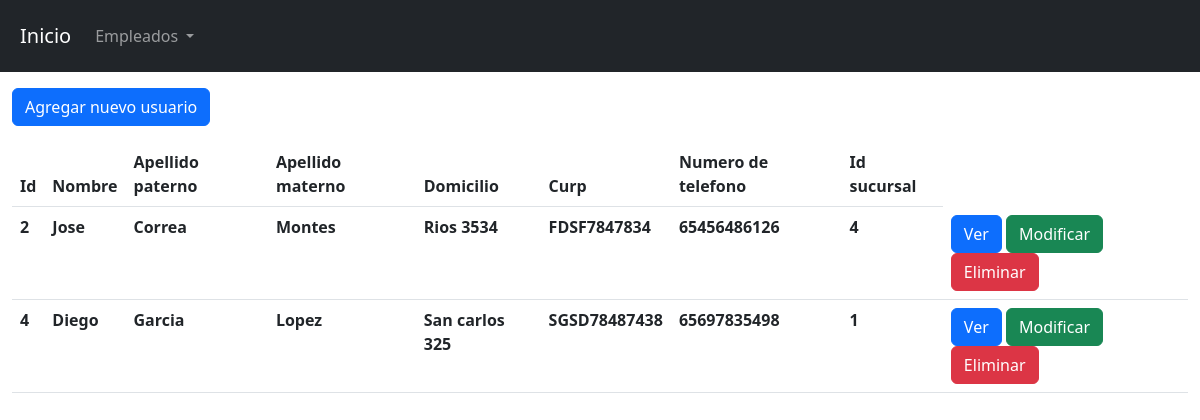
/view/username/index.php, run on the app's committed database.
### tables this page shows
CREATE TABLE `tbl_empleado` (
  `Id` int(11) NOT NULL,
  `Nombre` varchar(50) NOT NULL,
  `ApellidoPaterno` varchar(50) NOT NULL,
  `ApellidoMaterno` varchar(50) NOT NULL,
  `Domicilio` varchar(100) NOT NULL,
  `Curp` varchar(50) NOT NULL,
  `NumeroDeTelefono` varchar(50) NOT NULL,
  `IdSucursal` int(50) NOT NULL
);

### config/db.php (called while the page is built)
<?php
    class db{
        private $host= "localhost";
        private $dbname="bd_cmdcars";
        private $user="root";
        private $password="";
        public function conexion(){
            try{
                $PDO = new PDO("mysql:host=".$this->host.";dbname=".$this->dbname,$this->user,$this->password);
                return $PDO;
            }catch(PDOException $e){
                return $e->getMessage();
            }
        }
    }
?>

### controller/usernameController.php (called while the page is built, shortened)
<?php
    class empleadoControlador{
        private $model;
        public function __construct()
        {
            require_once("C:/xampp/htdocs/proyecto/model/usernameModel.php");
            $this->model = new empleadoModelo();
        }
        public function index(){
            return ($this->model->index()) ? $this->model->index() : false;
        }
    }
?>

### model/usernameModel.php (called while the page is built, shortened)
<?php
    class empleadoModelo{
        private $PDO;
        public function __construct()
        {
            require_once("C:/xampp/htdocs/proyecto/config/db.php");
            $con = new db();
            $this->PDO = $con->conexion();
        }
        public function index(){
            $stament = $this->PDO->prepare("SELECT * FROM tbl_empleado");
            return ($stament->execute()) ? $stament->fetchAll() : false;
        }
    }
?>

### view/username/index.php (the view, shortened to what this page needs)
<?php
    require_once("C:/xampp/htdocs/proyecto/view/head/head.php");
    require_once("C:/xampp/htdocs/proyecto/controller/usernameController.php");
    $envio = new empleadoControlador();
    $rows = $envio->index();
?>
<div class="mb-3">
    <a href="/proyecto/view/username/create.php" class="btn btn-primary">Agregar nuevo usuario</a>
</div>
<table class="table">
    <thead>
        <tr>
            <th scope="col">Id</th>
            <th scope="col">Nombre</th>
            <th scope="col">Apellido paterno</th>
            <th scope="col">Apellido materno</th>
            <th scope="col">Domicilio</th>
            <th scope="col">Curp</th>
            <th scope="col">Numero de telefono</th>
            <th scope="col">Id sucursal</th>
        </tr>
    </thead>
    <tbody>
        <?php if($rows): ?>
            <?php foreach($rows as $row): ?>
                <tr>
                    <th><?= $row[0] ?></th>
                    <th><?= $row[1] ?></th>
                    <th><?= $row[2] ?></th>
                    <th><?= $row[3] ?></th>
                    <th><?= $row[4] ?></th>
                    <th><?= $row[5] ?></th>
                    <th><?= $row[6] ?></th>
                    <th><?= $row[7] ?></th>
                    <th>
                        <a href="show.php?id=<?= $row[0]?>" class="btn btn-primary">Ver</a>
                        <a href="edit.php?id=<?= $row[0]?>" class="btn btn-success">Modificar</a>
                        <a class="btn btn-danger" data-bs-toggle="modal" data-bs-target="#id<?=$row[0]?>">Eliminar</a>
                    </th>
                </tr>
            <?php endforeach; ?>
        <?php else: ?>
            <tr>
                <td colspan="3" class="text-center">No hay registros actualmente</td>
            </tr>
        <?php endif; ?>
    </tbody>
</table>
<?php
    require_once("C:/xampp/htdocs/proyecto/view/head/footer.php");
?>

### view/head/head.php (shortened to what this page needs)
<!doctype html>
<html lang="en">
  <head>
    <link href="https://cdn.jsdelivr.net/npm/bootstrap@5.2.1/dist/css/bootstrap.min.css" rel="stylesheet">
  </head>
  <body>
    <div class="container-fluid bg-dark p-2 mb-3">
    <nav class="navbar navbar-expand-lg navbar-dark bg-dark">
        <div class="container-fluid">
            <a class="navbar-brand" href="/proyecto/index.php">Inicio</a>
            <div class="collapse navbar-collapse" id="navbarNavDropdown">
            <ul class="navbar-nav">
                <li class="nav-item dropdown">
                <a class="nav-link dropdown-toggle" href="#" role="button" data-bs-toggle="dropdown" aria-expanded="false">
                    Empleados
                </a>
                </li>
            </ul>
            </div>
        </div>
    </nav>
    </div>
<div class="container-fluid">

### view/head/footer.php (shortened to what this page needs)
</div>
  </body>
</html>

### data on the page
tbl_empleado: Id "2", Nombre "Jose", ApellidoPaterno "Correa", ApellidoMaterno "Montes", Domicilio "Rios 3534", Curp "FDSF7847834", NumeroDeTelefono "65456486126", IdSucursal "4"
tbl_empleado: Id "4", Nombre "Diego", ApellidoPaterno "Garcia", ApellidoMaterno "Lopez", Domicilio "San carlos 325", Curp "SGSD78487438", NumeroDeTelefono "65697835498", IdSucursal "1"
